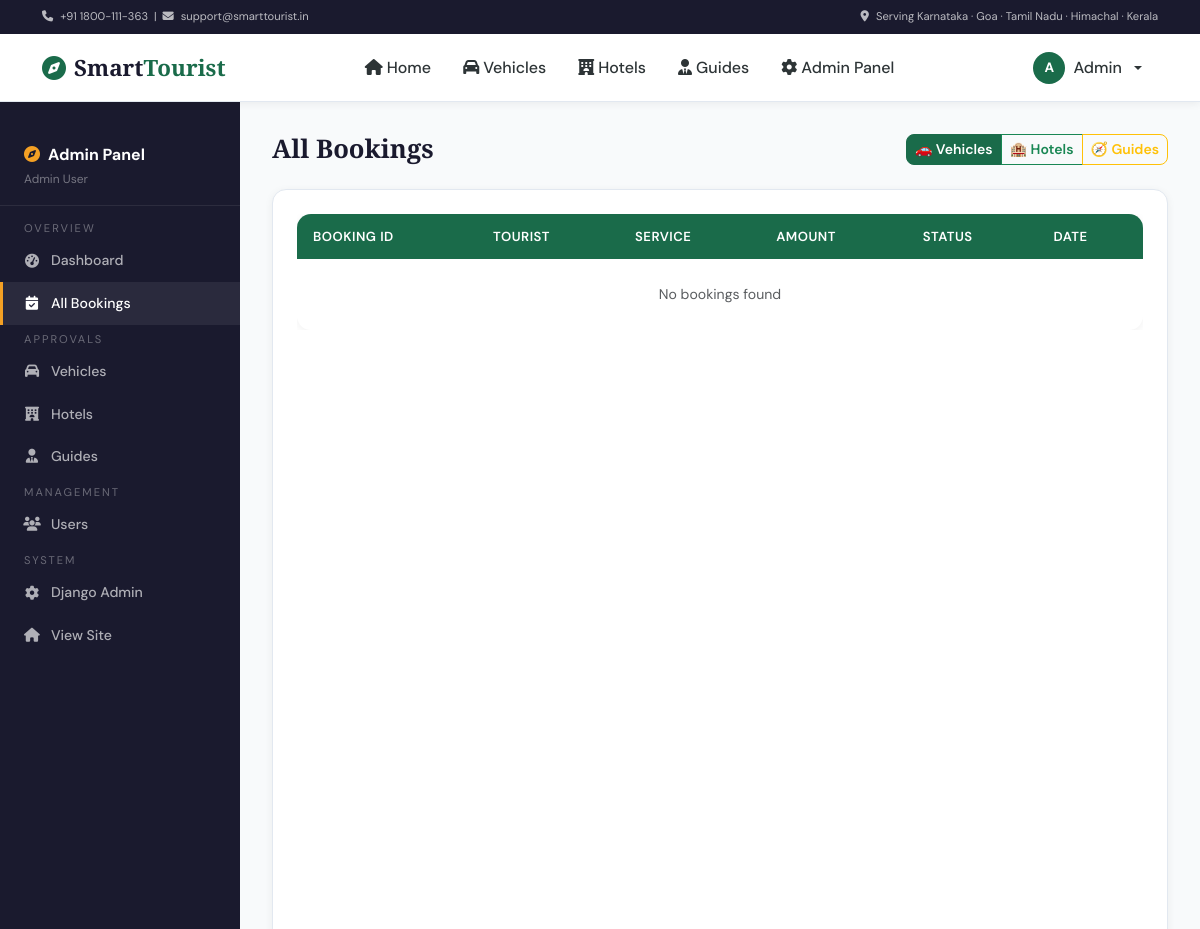
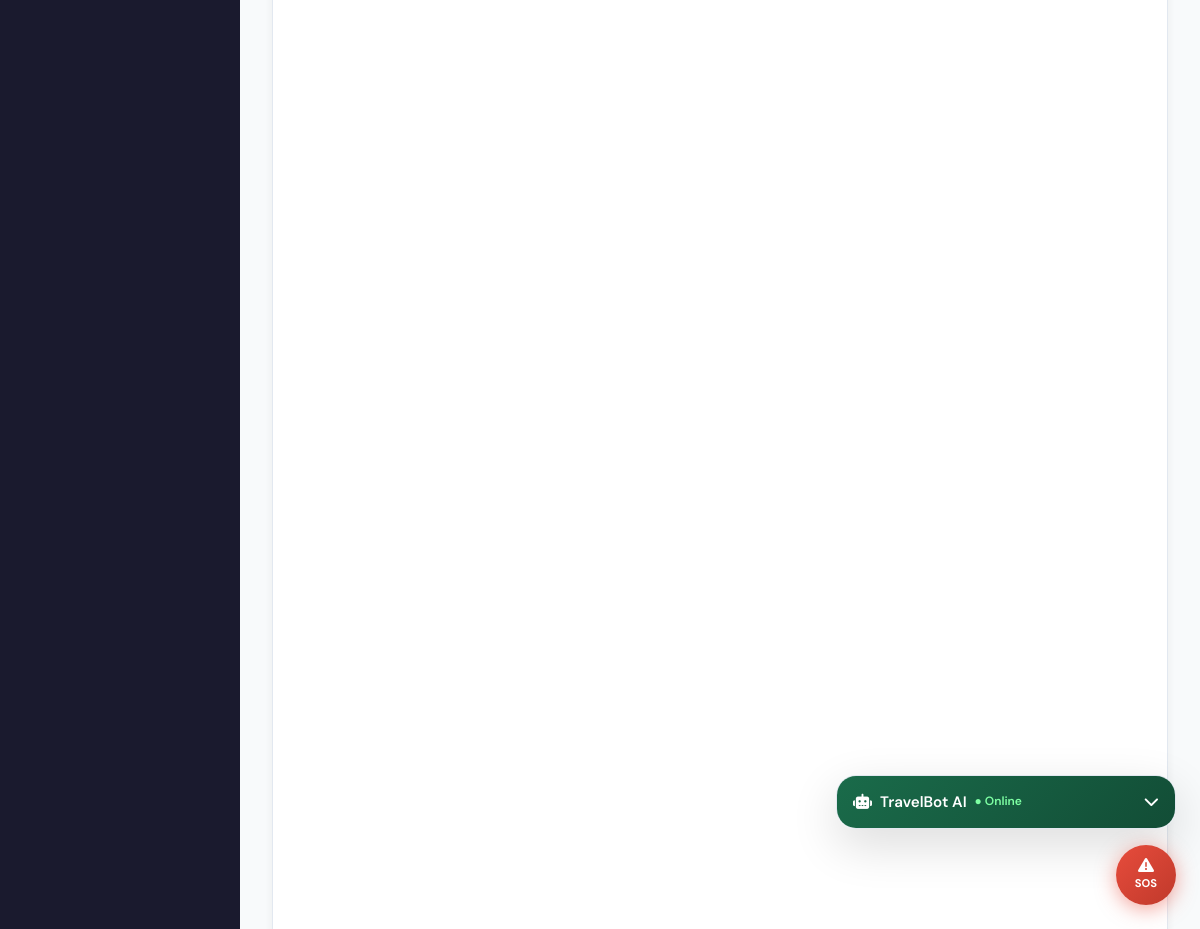
/admin-panel/bookings/ (signed in), run on the app's committed database (2 pictures, top to bottom).
### accounts/models.py (models this page shows, shortened)
class User(AbstractBaseUser, PermissionsMixin):
    ROLE_CHOICES = [
        ('tourist',       'Tourist'),
        ('vehicle_owner', 'Vehicle Owner'),
        ('hotel_owner',   'Hotel Owner'),
        ('guide',         'Tour Guide'),
        ('admin',         'Admin'),
    ]
    email           = models.EmailField(unique=True)
    username        = models.CharField(max_length=150, unique=True)
    first_name      = models.CharField(max_length=100)
    last_name       = models.CharField(max_length=100)
    phone           = models.CharField(max_length=15, blank=True)
    role            = models.CharField(max_length=20, choices=ROLE_CHOICES, default='tourist')
    profile_picture = models.ImageField(upload_to='profiles/', null=True, blank=True)
    bio             = models.TextField(blank=True)
    address         = models.TextField(blank=True)
    city            = models.CharField(max_length=100, blank=True)
    state           = models.CharField(max_length=100, blank=True)
    is_active       = models.BooleanField(default=True)
    is_staff        = models.BooleanField(default=False)
    is_verified     = models.BooleanField(default=False)
    is_blocked      = models.BooleanField(default=False)
    date_joined     = models.DateTimeField(default=timezone.now)
    updated_at      = models.DateTimeField(auto_now=True)
    objects = UserManager()
    USERNAME_FIELD  = 'email'
    REQUIRED_FIELDS = ['username', 'first_name', 'last_name']
    class Meta:
        db_table = 'users'
    def get_full_name(self):
        return f"{self.first_name} {self.last_name}".strip()
    @property
    def is_vehicle_owner(self): return self.role == 'vehicle_owner'
    @property
    def is_hotel_owner(self):   return self.role == 'hotel_owner'
    @property
    def is_guide(self):         return self.role == 'guide'
    @property
    def is_admin_user(self):    return self.role == 'admin'

### admin_dashboard/views.py (the view)
@admin_required
def admin_bookings(request):
    btype    = request.GET.get('type', 'vehicle')
    bookings = None
    if btype == 'vehicle':
        bookings = VehicleBooking.objects.select_related('tourist','vehicle').order_by('-created_at')
    elif btype == 'hotel':
        bookings = HotelBooking.objects.select_related('tourist','hotel','room').order_by('-created_at')
    else:
        bookings = GuideBooking.objects.select_related('tourist','guide').order_by('-created_at')
    from django.core.paginator import Paginator
    page_obj = Paginator(bookings, 20).get_page(request.GET.get('page'))
    return render(request, 'admin/bookings.html', {'page_obj': page_obj, 'btype': btype})

### admin_dashboard/views.py (called while the page is built)
def admin_required(fn):
    @login_required
    @functools.wraps(fn)
    def wrapper(request, *args, **kwargs):
        if not request.user.is_admin_user:
            messages.error(request, 'Admin access required.')
            return redirect('home')
        return fn(request, *args, **kwargs)
    return wrapper

### templates/admin/bookings.html (shortened to what this page needs)
{% extends 'base.html' %}{% block title %}All Bookings – Admin{% endblock %}
{% block content %}
<div class="admin-layout">
  <aside class="admin-sidebar">
    {% include 'admin/_sidebar.html' with active_nav='bookings' %}
  </aside>
  <div class="admin-main">
    <div class="d-flex justify-content-between align-items-center mb-4"><h1 class="admin-title mb-0">All Bookings</h1><div class="btn-group"><a href="?type=vehicle" class="btn btn-sm {% if btype == 'vehicle' %}btn-primary{% else %}btn-outline-primary{% endif %}">🚗 Vehicles</a><a href="?type=hotel" class="btn btn-sm {% if btype == 'hotel' %}btn-success{% else %}btn-outline-success{% endif %}">🏨 Hotels</a><a href="?type=guide" class="btn btn-sm {% if btype == 'guide' %}btn-warning{% else %}btn-outline-warning{% endif %}">🧭 Guides</a></div></div>
    <div class="chart-card"><div class="table-responsive"><table class="smart-table w-100"><thead><tr><th>Booking ID</th><th>Tourist</th><th>Service</th><th>Amount</th><th>Status</th><th>Date</th></tr></thead><tbody>
    {% for b in page_obj %}<tr><td><code>{{ b.booking_id }}</code></td><td>{{ b.tourist.get_full_name }}</td>
    <td>{% if btype == 'vehicle' %}{{ b.vehicle.brand }} {{ b.vehicle.model }}{% elif btype == 'hotel' %}{{ b.hotel.name }}{% else %}{{ b.guide.name }}{% endif %}</td>
    <td><strong>₹{{ b.total_amount }}</strong></td><td><span class="sbadge sb-{{ b.status }}">{{ b.get_status_display }}</span></td><td>{{ b.created_at|date:"d M Y" }}</td></tr>{% empty %}<tr><td colspan="6" class="text-center text-muted py-4">No bookings found</td></tr>{% endfor %}
    </tbody></table></div>
    </div>
  </div>
</div>{% endblock %}

### templates/base.html (shortened to what this page needs)
<!DOCTYPE html>
<html lang="en">
<head>
<link href="https://cdn.jsdelivr.net/npm/bootstrap@5.3.2/dist/css/bootstrap.min.css" rel="stylesheet">
<link rel="stylesheet" href="https://cdnjs.cloudflare.com/ajax/libs/font-awesome/6.5.0/css/all.min.css">
<link rel="stylesheet" href="/static/css/main.css">
</head>
<body>
<div class="topbar d-none d-md-block">
  <div class="container"><div class="d-flex justify-content-between py-1">
    <small><i class="fas fa-phone me-1"></i> +91 1800-111-363 &nbsp;|&nbsp; <i class="fas fa-envelope me-1"></i> support@smarttourist.in</small>
    <small><i class="fas fa-map-marker-alt me-1"></i> Serving Karnataka · Goa · Tamil Nadu · Himachal · Kerala</small>
  </div></div>
</div>
<nav class="navbar navbar-expand-lg navbar-light sticky-top" id="mainNav">
  <div class="container">
    <a class="navbar-brand" href="{% url 'home' %}">
      <i class="fas fa-compass brand-icon"></i>
      <span class="brand-text">Smart<span class="brand-accent">Tourist</span></span>
    </a>
    <div class="collapse navbar-collapse" id="navMain">
      <ul class="navbar-nav mx-auto">
        <li class="nav-item"><a class="nav-link" href="{% url 'home' %}"><i class="fas fa-home me-1"></i>Home</a></li>
        {% if user.is_authenticated and user.is_vehicle_owner %}
          <li class="nav-item"><a class="nav-link" href="/vehicles/vendor/dashboard/"><i class="fas fa-tachometer-alt me-1"></i>My Dashboard</a></li>
          <li class="nav-item"><a class="nav-link" href="/vehicles/vendor/add/"><i class="fas fa-plus-circle me-1"></i>Add Vehicle</a></li>
        {% elif user.is_authenticated and user.is_hotel_owner %}
          <li class="nav-item"><a class="nav-link" href="/hotels/hotel-dashboard/"><i class="fas fa-tachometer-alt me-1"></i>My Dashboard</a></li>
          <li class="nav-item"><a class="nav-link" href="/hotels/hotel-dashboard/add/"><i class="fas fa-plus-circle me-1"></i>Add Hotel</a></li>
        {% elif user.is_authenticated and user.is_admin_user %}
          <li class="nav-item"><a class="nav-link" href="/vehicles/"><i class="fas fa-car me-1"></i>Vehicles</a></li>
          <li class="nav-item"><a class="nav-link" href="/hotels/"><i class="fas fa-hotel me-1"></i>Hotels</a></li>
          <li class="nav-item"><a class="nav-link" href="/guides/"><i class="fas fa-user-tie me-1"></i>Guides</a></li>
          <li class="nav-item"><a class="nav-link" href="/admin-panel/"><i class="fas fa-cog me-1"></i>Admin Panel</a></li>
        {% endif %}
      </ul>
      <div class="navbar-nav">
        {% if user.is_authenticated %}
        <div class="nav-item dropdown">
          <a class="nav-link dropdown-toggle d-flex align-items-center gap-2" href="#" data-bs-toggle="dropdown">
            {% if user.profile_picture %}<img src="{{ user.profile_picture.url }}" class="rounded-circle" width="32" height="32" style="object-fit:cover">
            {% else %}<div class="avatar-circle">{{ user.first_name.0 }}</div>{% endif %}
            {{ user.first_name }}
          </a>
        </div>
        {% else %}
        <a class="nav-link" href="/accounts/login/">Login</a>
        <a class="btn btn-primary ms-2" href="/accounts/register/">Get Started</a>
        {% endif %}
      </div>
    </div>
  </div>
</nav>
<main>{% block content %}{% endblock %}</main>
<div class="chatbot" id="chatbot">
  <div class="cb-header" onclick="toggleChatbot()">
    <i class="fas fa-robot me-2"></i>TravelBot AI
    <span class="cb-status">● Online</span>
    <i class="fas fa-chevron-down ms-auto" id="cbIcon"></i>
  </div>
</div>
<div class="sos-btn" onclick="showSOS()"><i class="fas fa-exclamation-triangle"></i><span>SOS</span></div>
</body>
</html>

### templates/admin/_sidebar.html (shortened to what this page needs)
<div style="padding:1rem 1.5rem;border-bottom:1px solid rgba(255,255,255,.08);margin-bottom:.5rem;"><div style="font-size:1rem;font-weight:700;color:#fff;"><i class="fas fa-compass me-2" style="color:#f4a024;"></i>Admin Panel</div><div style="font-size:.75rem;color:rgba(255,255,255,.4);margin-top:2px;">{{ request.user.get_full_name }}</div></div>
<span class="as-lbl">Overview</span>
<a href="/admin-panel/" {% if active_nav == 'dashboard' %}class="active"{% endif %}><i class="fas fa-tachometer-alt"></i> Dashboard</a>
<a href="/admin-panel/bookings/" {% if active_nav == 'bookings' %}class="active"{% endif %}><i class="fas fa-calendar-check"></i> All Bookings</a>
<span class="as-lbl">Approvals</span>
<a href="/admin-panel/approvals/#pendingVehicles" {% if active_nav == 'approvals' %}class="active"{% endif %}><i class="fas fa-car"></i> Vehicles </a>
<a href="/admin-panel/approvals/#pendingHotels" {% if active_nav == 'approvals' %}class="active"{% endif %}><i class="fas fa-hotel"></i> Hotels </a>
<a href="/admin-panel/approvals/#pendingGuides" {% if active_nav == 'approvals' %}class="active"{% endif %}><i class="fas fa-user-tie"></i> Guides </a>
<span class="as-lbl">Management</span>
<a href="/admin-panel/users/" {% if active_nav == 'users' %}class="active"{% endif %}><i class="fas fa-users"></i> Users</a>
<span class="as-lbl">System</span>
<a href="/django-admin/"><i class="fas fa-cog"></i> Django Admin</a>
<a href="{% url 'home' %}"><i class="fas fa-home"></i> View Site</a>

### static/css/main.css (style rules this page uses)
:root { --primary:#1a6b4a;--primary-dk:#124d36;--primary-lt:#e8f5ef; --accent:#f4a024;--accent-dk:#d4880e; --danger:#e74c3c;--success:#27ae60;--info:#2980b9;--warning:#f39c12; --dark:#1a1a2e;--text:#2d3436;--muted:#636e72; --border:#e2e8f0;--bg:#f8fafb;--card:#ffffff; --shadow-sm:0 2px 8px rgba(0,0,0,.06); --shadow-md:0 8px 24px rgba(0,0,0,.10); --shadow-lg:0 16px 48px rgba(0,0,0,.14); --r-sm:8px;--r-md:14px;--r-lg:20px; --ff-head:'Playfair Display',Georgia,serif; --ff-body:'DM Sans',system-ui,sans-serif; --tr:all .3s cubic-bezier(.4,0,.2,1); }
*,*::before,*::after { box-sizing:border-box;margin:0;padding:0 }
body { font-family:var(--ff-body);color:var(--text);background:var(--bg);line-height:1.6;-webkit-font-smoothing:antialiased }
h1,h2,h3,h4,h5,h6 { font-family:var(--ff-head);font-weight:700;color:var(--dark) }
a { text-decoration:none;color:var(--primary);transition:var(--tr) }
.topbar { background:var(--dark);color:rgba(255,255,255,.7);font-size:.8rem;padding:4px 0 }
#mainNav { position:relative;z-index:1050;background:rgba(255,255,255,.97);backdrop-filter:blur(20px);box-shadow:var(--shadow-sm);border-bottom:1px solid var(--border);padding:.6rem 0;transition:var(--tr) }
.navbar-brand { display:flex;align-items:center;gap:8px }
.brand-icon { font-size:1.5rem;color:var(--primary);animation:spin-slow 8s linear infinite }
.brand-text { font-family:var(--ff-head);font-size:1.4rem;font-weight:700;color:var(--dark) }
.brand-accent { color:var(--primary) }
.nav-link { font-weight:500;color:var(--text)!important;padding:.5rem 1rem!important;border-radius:var(--r-sm);transition:var(--tr) }
.avatar-circle { width:32px;height:32px;background:var(--primary);color:#fff;border-radius:50%;display:flex;align-items:center;justify-content:center;font-weight:700;font-size:.85rem }
.chart-card { background:#fff;border-radius:var(--r-md);padding:1.5rem;box-shadow:var(--shadow-sm);border:1px solid var(--border);height:100% }
.smart-table { width:100%;border-collapse:collapse;background:#fff;border-radius:var(--r-md);overflow:hidden;box-shadow:var(--shadow-sm) }
.smart-table th { background:var(--primary);color:#fff;padding:12px 16px;font-size:.82rem;text-transform:uppercase;letter-spacing:.5px;font-weight:600 }
.smart-table td { padding:12px 16px;border-bottom:1px solid var(--border);font-size:.88rem;vertical-align:middle }
.smart-table tr:last-child td { border-bottom:none }
.btn { font-weight:600;border-radius:var(--r-sm);transition:var(--tr) }
.btn-primary { background:var(--primary);border-color:var(--primary) }
.chatbot { position:fixed;bottom:100px;right:24px;z-index:1000;width:340px;border-radius:var(--r-lg);box-shadow:var(--shadow-lg);overflow:hidden;border:1px solid var(--border) }
.cb-header { background:linear-gradient(135deg,var(--primary),var(--primary-dk));color:#fff;padding:14px 16px;display:flex;align-items:center;cursor:pointer;font-weight:600;font-size:.95rem;user-select:none }
.cb-status { margin-left:8px;color:#7effa3;font-size:.75rem }
.sos-btn { position:fixed;bottom:24px;right:24px;z-index:1000;width:60px;height:60px;border-radius:50%;background:linear-gradient(135deg,var(--danger),#c0392b);color:#fff;display:flex;flex-direction:column;align-items:center;justify-content:center;cursor:pointer;font-size:.7rem;font-weight:700;gap:2px;box-shadow:0 4px 20px rgba(231,76,60,.5);animation:sos-pulse 2s ease-in-out infinite }
.sos-btn i { font-size:1rem }
.admin-layout { display:flex;min-height:calc(100vh - 130px) }
.admin-sidebar { width:240px;flex-shrink:0;background:#1a1a2e;padding:1.5rem 0;position:sticky;top:70px;height:calc(100vh - 70px);overflow-y:auto;z-index:1 }
.admin-sidebar .as-lbl { font-size:.7rem;text-transform:uppercase;letter-spacing:2px;color:rgba(255,255,255,.35);padding:.5rem 1.5rem;margin-top:1rem }
.admin-sidebar a { display:flex;align-items:center;gap:10px;padding:10px 20px;color:rgba(255,255,255,.65);font-size:.88rem;font-weight:500;border-left:3px solid transparent;transition:var(--tr) }
.admin-sidebar a:hover,.admin-sidebar a.active { color:#fff;background:rgba(255,255,255,.07);border-left-color:var(--accent) }
.admin-sidebar a i { width:18px;text-align:center }
.admin-main { flex:1;padding:2rem;background:var(--bg);overflow-x:hidden }
.admin-title { font-size:1.6rem;font-weight:700;color:var(--dark);margin-bottom:1.5rem }

### data on the page
User: first_name.0 "A", first_name "Admin", user.get_full_name "Admin User"
